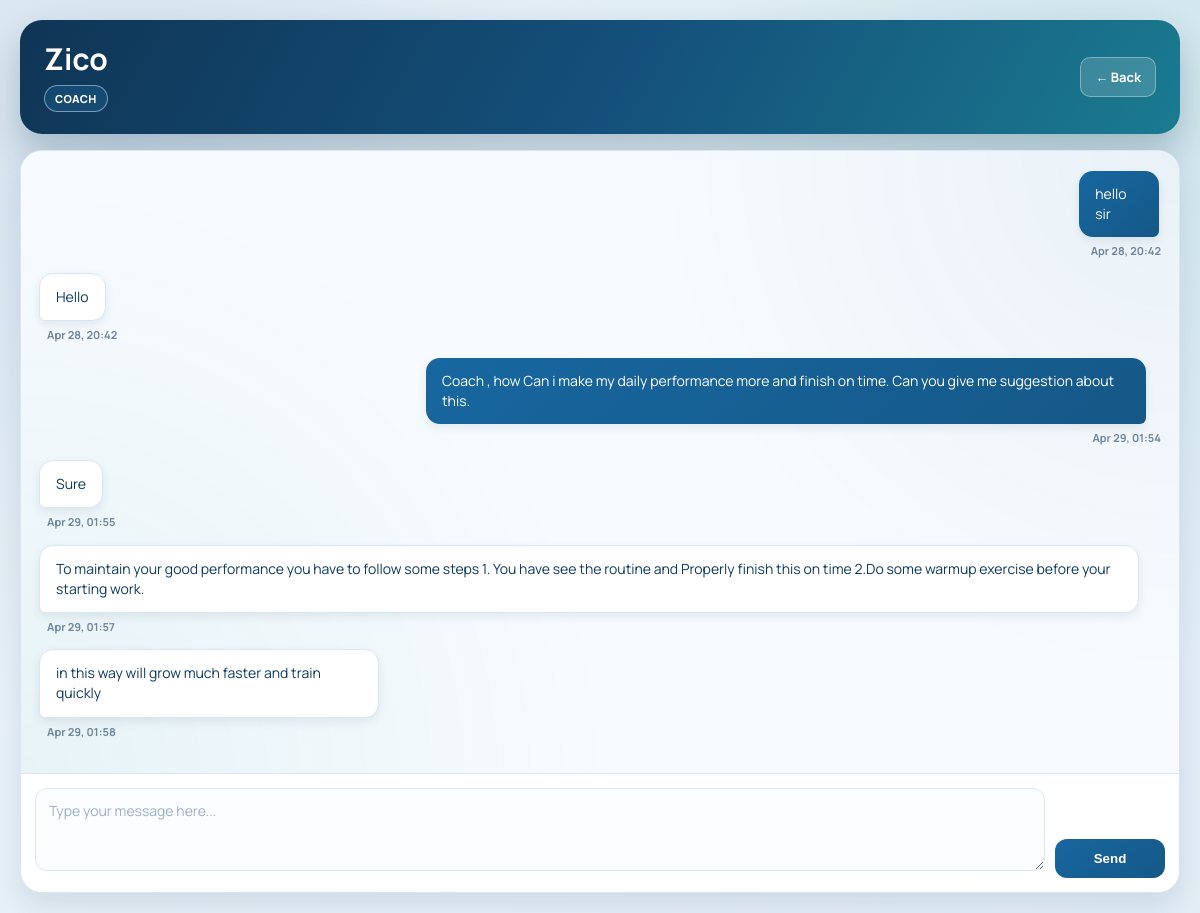
/chat/conversation/1/ (signed in), run on the app's committed database.
### user/models.py (models this page shows, shortened)
class User(AbstractBaseUser, PermissionsMixin):
    ROLE_CHOICES = (
        ('athlete', 'Athlete'),
        ('coach', 'Coach'),
        ('medical', 'Medical Staff'),
    )
    BLOOD_GROUP_CHOICES = (
        ('A+', 'A+'),
        ('A-', 'A-'),
        ('B+', 'B+'),
        ('B-', 'B-'),
        ('AB+', 'AB+'),
        ('AB-', 'AB-'),
        ('O+', 'O+'),
        ('O-', 'O-'),
    )
    email = models.EmailField(unique=True)
    name = models.CharField(max_length=255)
    role = models.CharField(max_length=20, choices=ROLE_CHOICES, default='athlete')
    phone = models.CharField(max_length=20, blank=True)
    address = models.TextField(blank=True)
    blood_group = models.CharField(max_length=5, choices=BLOOD_GROUP_CHOICES, blank=True)
    date_of_birth = models.DateField(null=True, blank=True)
    profile_photo = models.ImageField(upload_to='profile_photos/', blank=True, null=True)
    is_approved = models.BooleanField(default=True)
    is_active = models.BooleanField(default=True)
    is_staff = models.BooleanField(default=False)
    date_joined = models.DateTimeField(default=timezone.now)
    objects = UserManager()
    USERNAME_FIELD = 'email'
    REQUIRED_FIELDS = ['name']
    class Meta:
        db_table = 'user_table'

### chat/models.py (models this page shows, shortened)
class Message(models.Model):
    conversation = models.ForeignKey(
        Conversation,
        on_delete=models.CASCADE,
        related_name='messages'
    )
    sender = models.ForeignKey(
        settings.AUTH_USER_MODEL,
        on_delete=models.CASCADE,
        related_name='sent_messages'
    )
    content = models.TextField()
    is_read = models.BooleanField(default=False)
    created_at = models.DateTimeField(auto_now_add=True)
    class Meta:
        db_table = 'chat_message'
        ordering = ['created_at']

### chat/views.py (the view)
# urls.py: path('conversation/<int:conversation_id>/', views.conversation_detail, name='conversation_detail'),
@login_required
def conversation_detail(request, conversation_id):
    user = request.user
    conversation = get_object_or_404(Conversation, id=conversation_id)
    if conversation.participant1 != user and conversation.participant2 != user:
        messages.error(request, 'You do not have access to this conversation.')
        return redirect('chat:conversations_list')
    other_participant = conversation.participant2 if conversation.participant1 == user else conversation.participant1
    unread_messages = conversation.messages.filter(is_read=False).exclude(sender=user)
    unread_messages.update(is_read=True)
    chat_messages = conversation.messages.all().select_related('sender')
    if request.method == 'POST':
        form = MessageForm(request.POST)
        if form.is_valid():
            message = form.save(commit=False)
            message.conversation = conversation
            message.sender = user
            message.save()
            messages.success(request, 'Message sent!')
            return redirect('chat:conversation_detail', conversation_id=conversation.id)
    else:
        form = MessageForm()
    context = {
        'conversation': conversation,
        'other_participant': other_participant,
        'messages': chat_messages,
        'form': form,
    }
    return render(request, 'chat/conversation_detail.html', context)

### chat/forms.py
class MessageForm(forms.ModelForm):
    class Meta:
        model = Message
        fields = ['content']
        widgets = {
            'content': forms.Textarea(attrs={
                'class': 'form-input',
                'rows': 3,
                'placeholder': 'Type your message here...',
                'style': 'resize: vertical;'
            })
        }

### chat/templates/chat/conversation_detail.html (shortened to what this page needs)
{% extends 'user/base.html' %}
{% block content %}
<div class="page-shell">
<div class="chat-container">
    <div class="chat-header">
        <div class="chat-header-info">
            <h2>{{ other_participant.name }}</h2>
            <span class="person-role role-{{ other_participant.role }}">{{ other_participant.get_role_display }}</span>
        </div>
        <div class="chat-actions">
            <a href="{% url 'chat:conversations_list' %}" class="btn-small">← Back</a>
        </div>
    </div>
    <div class="messages-panel">
        <div class="messages-area" id="messages-area">
            {% include 'chat/partials/message_list.html' %}
        </div>
        <div class="form-panel">
            <form method="post" class="message-form" id="message-form">
                <div class="message-input">
                    {{ form.content }}
                </div>
                <button type="submit" class="btn-send">Send</button>
            </form>
        </div>
    </div>
</div>
</div>
{% endblock %}

### chat/templates/chat/partials/message_list.html
{% if messages %}
    {% for msg in messages %}
    <div class="message {% if msg.sender == user %}sent{% else %}received{% endif %}">
        <div>
            <div class="message-bubble">{{ msg.content }}</div>
            <div class="message-time">{{ msg.created_at|date:"M d, H:i" }}</div>
        </div>
    </div>
    {% endfor %}
{% else %}
    <div class="empty-messages">No messages yet. Start the conversation!</div>
{% endif %}

### user/templates/user/base.html (style rules this page uses)
* { margin: 0; padding: 0; box-sizing: border-box; }
:root { --primary: #123a5a; --primary-light: #1b567f; --primary-dark: #0b2740; --secondary: #178f88; --secondary-light: #22a39b; --secondary-dark: #0f736d; --accent: #d98d23; --accent-light: #e6a13a; --accent-dark: #b8741a; --success: #18885f; --danger: #cf4c3c; --warning: #d9871f; --dark: #182536; --gray-900: #1f2e42; --gray-700: #3b4f67; --gray-600: #5a6f86; --gray-500: #7b8ea3; --gray-400: #9bb0c4; --gray-300: #cad7e4; --gray-200: #dfe8f1; --gray-100: #f3f7fb; --white: #FFFFFF; --shadow-sm: 0 6px 16px rgba(18, 58, 90, 0.06); --shadow-md: 0 12px 28px rgba(16, 45, 71, 0.12); --shadow-lg: 0 24px 50px rgba(10, 33, 53, 0.18); --radius-sm: 8px; --radius: 14px; --radius-lg: 22px; --transition: all 0.25s cubic-bezier(0.4, 0, 0.2, 1); }
body { font-family: 'Manrope', 'Plus Jakarta Sans', 'Trebuchet MS', sans-serif; background: radial-gradient(circle at 10% 15%, rgba(35, 98, 138, 0.12) 0%, transparent 45%), radial-gradient(circle at 90% 12%, rgba(23, 143, 136, 0.12) 0%, transparent 42%), linear-gradient(140deg, #edf4fb 0%, #e6f0f8 50%, #e2edf6 100%); min-height: 100vh; display: flex; align-items: center; justify-content: center; padding: 24px; line-height: 1.55; color: var(--gray-900); -webkit-font-smoothing: antialiased; -moz-osx-font-smoothing: grayscale; text-rendering: optimizeLegibility; }
.form-input { width: 100%; padding: 13px 16px; border: 1px solid #ccd9e6; border-radius: var(--radius); font-size: 14px; color: var(--gray-900); transition: var(--transition); outline: none; background: rgba(255, 255, 255, 0.95); }
.form-input::placeholder { color: var(--gray-400); }
.role-coach { background: linear-gradient(135deg, #E3F2FD, #BBDEFB); color: #1565C0; }

### data on the page
User: name "Zico", role "COACH"
Message: content "hello sir", created_at "Apr 28, 20:42"
Message: content "Hello", created_at "Apr 28, 20:42"
Message: content "Coach , how Can i make my daily performance more and finish on time. Can you give me suggestion about this.", created_at "Apr 29, 01:54"
Message: content "Sure", created_at "Apr 29, 01:55"
Message: content "To maintain your good performance you have to follow some steps 1. You have see the routine and Properly finish this on time 2.Do some warmup exercise before your starting work.", created_at "Apr 29, 01:57"
Message: content "in this way will grow much faster and train quickly", created_at "Apr 29, 01:58"
